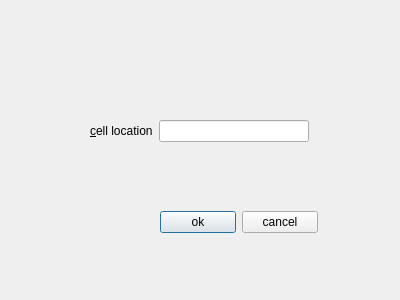
<?xml version="1.0" encoding="UTF-8"?>
<ui version="4.0">
 <class>GoToCellDialog</class>
 <widget class="QDialog" name="GoToCellDialog">
  <property name="geometry">
   <rect>
    <x>0</x>
    <y>0</y>
    <width>400</width>
    <height>300</height>
   </rect>
  </property>
  <property name="windowTitle">
   <string>Dialog</string>
  </property>
  <widget class="QWidget" name="layoutWidget">
   <property name="geometry">
    <rect>
     <x>90</x>
     <y>120</y>
     <width>219</width>
     <height>22</height>
    </rect>
   </property>
   <layout class="QHBoxLayout" name="horizontalLayout">
    <item>
     <widget class="QLabel" name="label">
      <property name="text">
       <string>&amp;cell location</string>
      </property>
      <property name="buddy">
       <cstring>lineEdit</cstring>
      </property>
     </widget>
    </item>
    <item>
     <widget class="QLineEdit" name="lineEdit"/>
    </item>
   </layout>
  </widget>
  <widget class="QWidget" name="layoutWidget">
   <property name="geometry">
    <rect>
     <x>160</x>
     <y>210</y>
     <width>158</width>
     <height>25</height>
    </rect>
   </property>
   <layout class="QHBoxLayout" name="horizontalLayout_2">
    <item>
     <widget class="QPushButton" name="okButton">
      <property name="text">
       <string>ok</string>
      </property>
     </widget>
    </item>
    <item>
     <widget class="QPushButton" name="canelButton">
      <property name="text">
       <string>cancel</string>
      </property>
     </widget>
    </item>
   </layout>
  </widget>
 </widget>
 <resources/>
 <connections/>
</ui>
